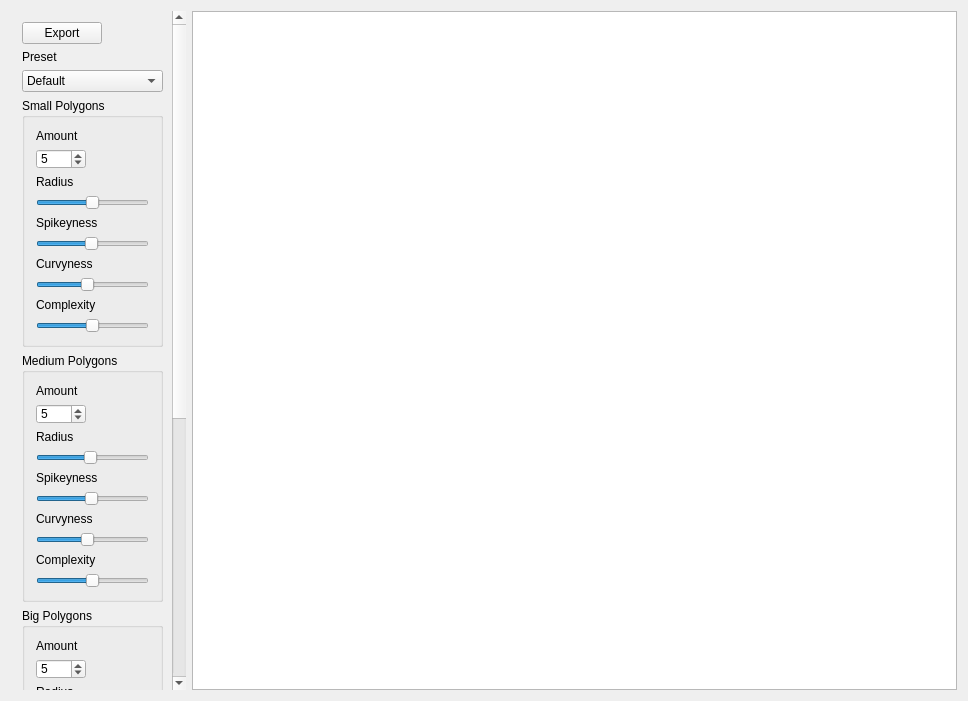
<?xml version="1.0" encoding="UTF-8"?>
<ui version="4.0">
 <class>RenderingWindow</class>
 <widget class="QMainWindow" name="RenderingWindow">
  <property name="geometry">
   <rect>
    <x>0</x>
    <y>0</y>
    <width>968</width>
    <height>701</height>
   </rect>
  </property>
  <property name="sizePolicy">
   <sizepolicy hsizetype="Preferred" vsizetype="Preferred">
    <horstretch>0</horstretch>
    <verstretch>0</verstretch>
   </sizepolicy>
  </property>
  <property name="windowTitle">
   <string>CloudWatcher</string>
  </property>
  <widget class="QWidget" name="centralWidget">
   <layout class="QHBoxLayout" name="horizontalLayout">
    <item>
     <widget class="QScrollArea" name="scrollArea">
      <property name="sizePolicy">
       <sizepolicy hsizetype="Preferred" vsizetype="Expanding">
        <horstretch>0</horstretch>
        <verstretch>0</verstretch>
       </sizepolicy>
      </property>
      <property name="minimumSize">
       <size>
        <width>175</width>
        <height>0</height>
       </size>
      </property>
      <property name="frameShape">
       <enum>QFrame::NoFrame</enum>
      </property>
      <property name="frameShadow">
       <enum>QFrame::Plain</enum>
      </property>
      <property name="horizontalScrollBarPolicy">
       <enum>Qt::ScrollBarAlwaysOff</enum>
      </property>
      <property name="widgetResizable">
       <bool>true</bool>
      </property>
      <widget class="QWidget" name="scrollAreaWidgetContents">
       <property name="geometry">
        <rect>
         <x>0</x>
         <y>0</y>
         <width>158</width>
         <height>1163</height>
        </rect>
       </property>
       <property name="sizePolicy">
        <sizepolicy hsizetype="Expanding" vsizetype="Preferred">
         <horstretch>0</horstretch>
         <verstretch>0</verstretch>
        </sizepolicy>
       </property>
       <layout class="QGridLayout" name="gridLayout_4">
        <item row="0" column="0">
         <widget class="QPushButton" name="exportButton">
          <property name="sizePolicy">
           <sizepolicy hsizetype="Fixed" vsizetype="Fixed">
            <horstretch>0</horstretch>
            <verstretch>0</verstretch>
           </sizepolicy>
          </property>
          <property name="text">
           <string>Export</string>
          </property>
         </widget>
        </item>
        <item row="1" column="0">
         <widget class="QLabel" name="label_20">
          <property name="text">
           <string>Preset</string>
          </property>
         </widget>
        </item>
        <item row="2" column="0">
         <widget class="QComboBox" name="presetDropdown">
          <item>
           <property name="text">
            <string>Default</string>
           </property>
          </item>
          <item>
           <property name="text">
            <string>Sturdy and Strong</string>
           </property>
          </item>
          <item>
           <property name="text">
            <string>Fast and Aggressive</string>
           </property>
          </item>
         </widget>
        </item>
        <item row="3" column="0">
         <widget class="QGroupBox" name="groupBox_2">
          <property name="title">
           <string>Small Polygons</string>
          </property>
          <layout class="QGridLayout" name="gridLayout">
           <item row="0" column="0">
            <widget class="QLabel" name="label_13">
             <property name="text">
              <string>Amount</string>
             </property>
            </widget>
           </item>
           <item row="8" column="0">
            <widget class="QSlider" name="CurvynessSmallSlider">
             <property name="minimum">
              <number>1</number>
             </property>
             <property name="maximum">
              <number>10</number>
             </property>
             <property name="value">
              <number>5</number>
             </property>
             <property name="orientation">
              <enum>Qt::Horizontal</enum>
             </property>
            </widget>
           </item>
           <item row="10" column="0">
            <widget class="QSlider" name="ComplexitySmallSlider">
             <property name="minimum">
              <number>5</number>
             </property>
             <property name="maximum">
              <number>15</number>
             </property>
             <property name="value">
              <number>10</number>
             </property>
             <property name="orientation">
              <enum>Qt::Horizontal</enum>
             </property>
            </widget>
           </item>
           <item row="3" column="0">
            <widget class="QSlider" name="RadiusSmallSlider">
             <property name="minimum">
              <number>15</number>
             </property>
             <property name="maximum">
              <number>25</number>
             </property>
             <property name="value">
              <number>20</number>
             </property>
             <property name="orientation">
              <enum>Qt::Horizontal</enum>
             </property>
            </widget>
           </item>
           <item row="2" column="0">
            <widget class="QLabel" name="label_16">
             <property name="text">
              <string>Radius</string>
             </property>
            </widget>
           </item>
           <item row="7" column="0">
            <widget class="QLabel" name="label_2">
             <property name="text">
              <string>Curvyness</string>
             </property>
            </widget>
           </item>
           <item row="1" column="0">
            <widget class="QSpinBox" name="AmountOfSmallShapes">
             <property name="sizePolicy">
              <sizepolicy hsizetype="Fixed" vsizetype="Fixed">
               <horstretch>0</horstretch>
               <verstretch>0</verstretch>
              </sizepolicy>
             </property>
             <property name="minimumSize">
              <size>
               <width>50</width>
               <height>20</height>
              </size>
             </property>
             <property name="maximum">
              <number>10</number>
             </property>
             <property name="value">
              <number>5</number>
             </property>
            </widget>
           </item>
           <item row="9" column="0">
            <widget class="QLabel" name="label_3">
             <property name="sizePolicy">
              <sizepolicy hsizetype="Fixed" vsizetype="Fixed">
               <horstretch>0</horstretch>
               <verstretch>0</verstretch>
              </sizepolicy>
             </property>
             <property name="text">
              <string>Complexity</string>
             </property>
            </widget>
           </item>
           <item row="4" column="0">
            <widget class="QLabel" name="label">
             <property name="sizePolicy">
              <sizepolicy hsizetype="Fixed" vsizetype="Fixed">
               <horstretch>0</horstretch>
               <verstretch>0</verstretch>
              </sizepolicy>
             </property>
             <property name="text">
              <string>Spikeyness</string>
             </property>
            </widget>
           </item>
           <item row="5" column="0">
            <widget class="QSlider" name="AggresivenessSmallSlider">
             <property name="minimum">
              <number>15</number>
             </property>
             <property name="maximum">
              <number>70</number>
             </property>
             <property name="value">
              <number>42</number>
             </property>
             <property name="orientation">
              <enum>Qt::Horizontal</enum>
             </property>
            </widget>
           </item>
          </layout>
         </widget>
        </item>
        <item row="4" column="0">
         <widget class="QGroupBox" name="groupBox_3">
          <property name="title">
           <string>Medium Polygons</string>
          </property>
          <layout class="QGridLayout" name="gridLayout_2">
           <item row="10" column="0">
            <widget class="QSlider" name="ComplexityMediumSlider">
             <property name="minimum">
              <number>7</number>
             </property>
             <property name="maximum">
              <number>25</number>
             </property>
             <property name="value">
              <number>16</number>
             </property>
             <property name="orientation">
              <enum>Qt::Horizontal</enum>
             </property>
            </widget>
           </item>
           <item row="7" column="0">
            <widget class="QLabel" name="label_6">
             <property name="text">
              <string>Curvyness</string>
             </property>
            </widget>
           </item>
           <item row="3" column="0">
            <widget class="QSlider" name="RadiusMediumSlider">
             <property name="minimum">
              <number>25</number>
             </property>
             <property name="maximum">
              <number>50</number>
             </property>
             <property name="value">
              <number>37</number>
             </property>
             <property name="orientation">
              <enum>Qt::Horizontal</enum>
             </property>
            </widget>
           </item>
           <item row="1" column="0">
            <widget class="QSpinBox" name="AmountOfMediumShapes">
             <property name="minimumSize">
              <size>
               <width>50</width>
               <height>20</height>
              </size>
             </property>
             <property name="maximumSize">
              <size>
               <width>50</width>
               <height>20</height>
              </size>
             </property>
             <property name="maximum">
              <number>10</number>
             </property>
             <property name="value">
              <number>5</number>
             </property>
            </widget>
           </item>
           <item row="4" column="0">
            <widget class="QLabel" name="label_5">
             <property name="sizePolicy">
              <sizepolicy hsizetype="Fixed" vsizetype="Fixed">
               <horstretch>0</horstretch>
               <verstretch>0</verstretch>
              </sizepolicy>
             </property>
             <property name="text">
              <string>Spikeyness</string>
             </property>
            </widget>
           </item>
           <item row="9" column="0">
            <widget class="QLabel" name="label_7">
             <property name="sizePolicy">
              <sizepolicy hsizetype="Preferred" vsizetype="Fixed">
               <horstretch>0</horstretch>
               <verstretch>0</verstretch>
              </sizepolicy>
             </property>
             <property name="text">
              <string>Complexity</string>
             </property>
            </widget>
           </item>
           <item row="8" column="0">
            <widget class="QSlider" name="CurvynessMediumlSlider">
             <property name="minimum">
              <number>1</number>
             </property>
             <property name="maximum">
              <number>10</number>
             </property>
             <property name="value">
              <number>5</number>
             </property>
             <property name="orientation">
              <enum>Qt::Horizontal</enum>
             </property>
            </widget>
           </item>
           <item row="0" column="0">
            <widget class="QLabel" name="label_14">
             <property name="text">
              <string>Amount</string>
             </property>
            </widget>
           </item>
           <item row="6" column="0">
            <widget class="QSlider" name="AggresivenessMediumSlider">
             <property name="minimum">
              <number>15</number>
             </property>
             <property name="maximum">
              <number>90</number>
             </property>
             <property name="value">
              <number>52</number>
             </property>
             <property name="orientation">
              <enum>Qt::Horizontal</enum>
             </property>
            </widget>
           </item>
           <item row="2" column="0">
            <widget class="QLabel" name="label_17">
             <property name="text">
              <string>Radius</string>
             </property>
            </widget>
           </item>
          </layout>
         </widget>
        </item>
        <item row="5" column="0">
         <widget class="QGroupBox" name="groupBox_4">
          <property name="title">
           <string>Big Polygons</string>
          </property>
          <layout class="QGridLayout" name="gridLayout_3">
           <item row="2" column="0">
            <widget class="QLabel" name="label_18">
             <property name="text">
              <string>Radius</string>
             </property>
            </widget>
           </item>
           <item row="7" column="0">
            <widget class="QSlider" name="CurvynessBigSlider">
             <property name="minimum">
              <number>1</number>
             </property>
             <property name="maximum">
              <number>10</number>
             </property>
             <property name="value">
              <number>5</number>
             </property>
             <property name="orientation">
              <enum>Qt::Horizontal</enum>
             </property>
            </widget>
           </item>
           <item row="5" column="0">
            <widget class="QSlider" name="AggresivenessBigSlider">
             <property name="minimum">
              <number>15</number>
             </property>
             <property name="value">
              <number>57</number>
             </property>
             <property name="orientation">
              <enum>Qt::Horizontal</enum>
             </property>
            </widget>
           </item>
           <item row="9" column="0">
            <widget class="QSlider" name="ComplexityBigSlider">
             <property name="minimum">
              <number>7</number>
             </property>
             <property name="maximum">
              <number>25</number>
             </property>
             <property name="value">
              <number>16</number>
             </property>
             <property name="orientation">
              <enum>Qt::Horizontal</enum>
             </property>
            </widget>
           </item>
           <item row="8" column="0">
            <widget class="QLabel" name="label_10">
             <property name="sizePolicy">
              <sizepolicy hsizetype="Preferred" vsizetype="Fixed">
               <horstretch>0</horstretch>
               <verstretch>0</verstretch>
              </sizepolicy>
             </property>
             <property name="text">
              <string>Complexity</string>
             </property>
            </widget>
           </item>
           <item row="6" column="0">
            <widget class="QLabel" name="label_9">
             <property name="text">
              <string>Curvyness</string>
             </property>
            </widget>
           </item>
           <item row="0" column="0">
            <widget class="QLabel" name="label_15">
             <property name="text">
              <string>Amount</string>
             </property>
            </widget>
           </item>
           <item row="4" column="0">
            <widget class="QLabel" name="label_8">
             <property name="sizePolicy">
              <sizepolicy hsizetype="Preferred" vsizetype="Fixed">
               <horstretch>0</horstretch>
               <verstretch>0</verstretch>
              </sizepolicy>
             </property>
             <property name="text">
              <string>Spikeyness</string>
             </property>
            </widget>
           </item>
           <item row="1" column="0">
            <widget class="QSpinBox" name="AmountOfBigShapes">
             <property name="maximumSize">
              <size>
               <width>50</width>
               <height>20</height>
              </size>
             </property>
             <property name="buttonSymbols">
              <enum>QAbstractSpinBox::UpDownArrows</enum>
             </property>
             <property name="maximum">
              <number>10</number>
             </property>
             <property name="value">
              <number>5</number>
             </property>
            </widget>
           </item>
           <item row="3" column="0">
            <widget class="QSlider" name="RadiusBigSlider">
             <property name="minimum">
              <number>55</number>
             </property>
             <property name="maximum">
              <number>110</number>
             </property>
             <property name="value">
              <number>82</number>
             </property>
             <property name="orientation">
              <enum>Qt::Horizontal</enum>
             </property>
            </widget>
           </item>
          </layout>
         </widget>
        </item>
        <item row="6" column="0">
         <widget class="QGroupBox" name="groupBox">
          <property name="title">
           <string>Overall Shape</string>
          </property>
          <layout class="QGridLayout" name="gridLayout_5">
           <item row="1" column="0">
            <widget class="QSlider" name="OuterMarginSlider">
             <property name="minimum">
              <number>-40</number>
             </property>
             <property name="maximum">
              <number>60</number>
             </property>
             <property name="value">
              <number>10</number>
             </property>
             <property name="orientation">
              <enum>Qt::Horizontal</enum>
             </property>
            </widget>
           </item>
           <item row="2" column="0">
            <widget class="QLabel" name="label_12">
             <property name="text">
              <string>Center of Balance</string>
             </property>
            </widget>
           </item>
           <item row="3" column="0">
            <widget class="QSlider" name="CenterOfBalanceSlider">
             <property name="value">
              <number>49</number>
             </property>
             <property name="orientation">
              <enum>Qt::Horizontal</enum>
             </property>
            </widget>
           </item>
           <item row="0" column="0">
            <widget class="QLabel" name="label_11">
             <property name="text">
              <string>Spacing</string>
             </property>
            </widget>
           </item>
           <item row="5" column="0">
            <widget class="QSlider" name="VerticalDiagonalSlider">
             <property name="value">
              <number>49</number>
             </property>
             <property name="orientation">
              <enum>Qt::Horizontal</enum>
             </property>
            </widget>
           </item>
           <item row="4" column="0">
            <widget class="QLabel" name="label_19">
             <property name="text">
              <string>Vertical / Diagonal</string>
             </property>
            </widget>
           </item>
           <item row="6" column="0">
            <widget class="QLabel" name="label_4">
             <property name="sizePolicy">
              <sizepolicy hsizetype="Fixed" vsizetype="Fixed">
               <horstretch>0</horstretch>
               <verstretch>0</verstretch>
              </sizepolicy>
             </property>
             <property name="text">
              <string>Line thickness</string>
             </property>
            </widget>
           </item>
           <item row="7" column="0">
            <widget class="QSlider" name="LineThickSlider">
             <property name="minimum">
              <number>2</number>
             </property>
             <property name="maximum">
              <number>15</number>
             </property>
             <property name="value">
              <number>8</number>
             </property>
             <property name="orientation">
              <enum>Qt::Horizontal</enum>
             </property>
            </widget>
           </item>
          </layout>
         </widget>
        </item>
        <item row="7" column="0">
         <widget class="QPushButton" name="randomizeButton">
          <property name="sizePolicy">
           <sizepolicy hsizetype="Fixed" vsizetype="Fixed">
            <horstretch>0</horstretch>
            <verstretch>0</verstretch>
           </sizepolicy>
          </property>
          <property name="text">
           <string>Randomize</string>
          </property>
         </widget>
        </item>
        <item row="8" column="0">
         <widget class="QPushButton" name="generateButton">
          <property name="sizePolicy">
           <sizepolicy hsizetype="Expanding" vsizetype="Fixed">
            <horstretch>0</horstretch>
            <verstretch>0</verstretch>
           </sizepolicy>
          </property>
          <property name="text">
           <string>Generate</string>
          </property>
         </widget>
        </item>
       </layout>
      </widget>
     </widget>
    </item>
    <item>
     <widget class="QGraphicsView" name="graphicsView">
      <property name="sizePolicy">
       <sizepolicy hsizetype="MinimumExpanding" vsizetype="Expanding">
        <horstretch>0</horstretch>
        <verstretch>0</verstretch>
       </sizepolicy>
      </property>
     </widget>
    </item>
   </layout>
  </widget>
 </widget>
 <layoutdefault spacing="6" margin="11"/>
 <resources/>
 <connections/>
</ui>
